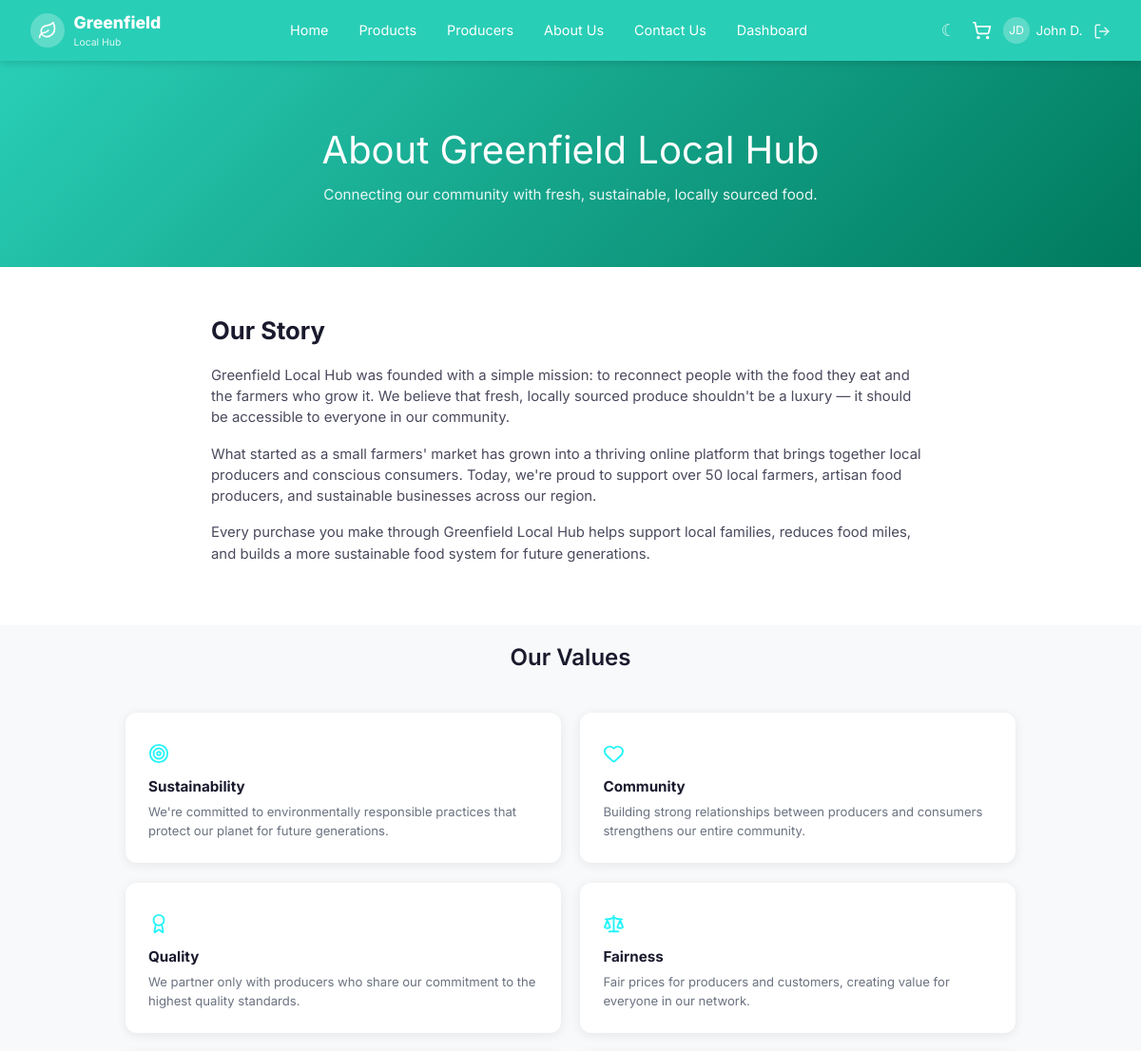
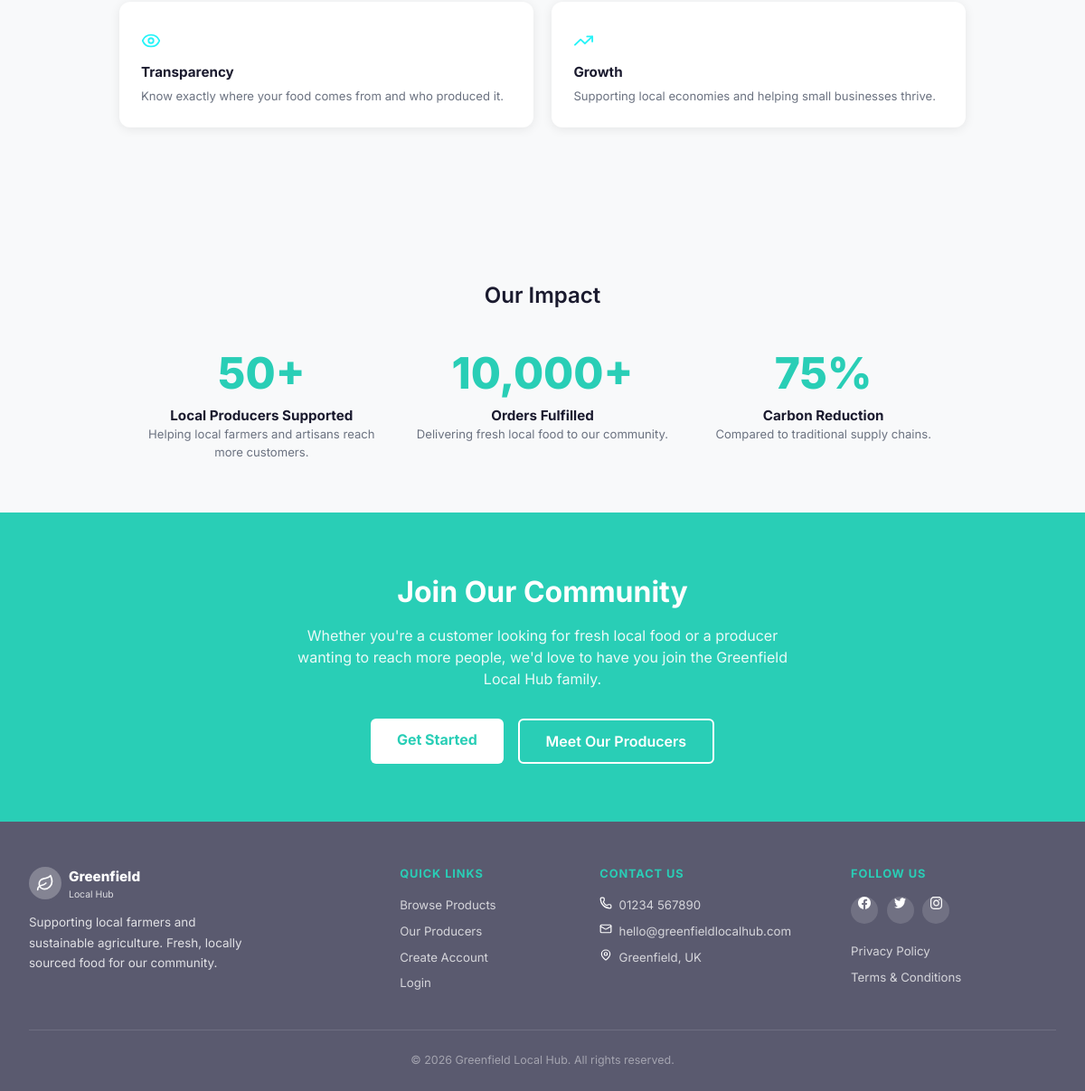
Page /about (signed in) on the committed database (2 pictures, top to bottom).
### model.py (models this page shows, shortened)
class User(db.Model):
    __tablename__ = 'users'
    id = db.Column(db.Integer, primary_key=True)
    first_name = db.Column(db.String(100), nullable=False)
    last_name = db.Column(db.String(100), nullable=False)
    email = db.Column(db.String(200), unique=True, nullable=False)
    password_hash = db.Column(db.String(256), nullable=False)
    role = db.Column(db.String(20), default='customer')  # customer, producer, admin
    phone_number = db.Column(db.String(30))
    address = db.Column(db.Text)
    accessibility_preferences = db.Column(db.Text)
    is_active = db.Column(db.Boolean, default=True)
    security_question = db.Column(db.String(300))
    security_answer = db.Column(db.String(200))
    loyalty_points = db.Column(db.Integer, default=0)
    created_at = db.Column(db.DateTime, default=datetime.utcnow)
    cart_items = db.relationship('CartItem', backref='user', lazy=True,
                                 foreign_keys='CartItem.user_id')
    orders = db.relationship('Order', backref='user', lazy=True)
    @property
    def initials(self):
        return f"{self.first_name[0]}{self.last_name[0]}".upper()

### app.py (the view)
@app.route('/about')
def about():
    return render_template('about.html')

### app.py (called while the page is built)
def get_current_user():
    if 'user_id' in session:
        return db.session.get(User, session['user_id'])
    return None

def get_cart_count():
    user = get_current_user()
    if user:
        return CartItem.query.filter_by(user_id=user.id).count()
    sid = session.get('guest_sid')
    if sid:
        return CartItem.query.filter_by(session_id=sid).count()
    return 0

@app.context_processor
def inject_globals():
    return {
        'current_user': get_current_user(),
        'cart_count': get_cart_count(),
    }

### templates/about.html (shortened to what this page needs)
{% extends 'base.html' %}
{% block content %}
<section class="about-hero">
    <h1>About Greenfield Local Hub</h1>
    <p>Connecting our community with fresh, sustainable, locally sourced food.</p>
</section>
<section class="story-section">
    <h2>Our Story</h2>
    <p>Greenfield Local Hub was founded with a simple mission: to reconnect people with the food they eat and the farmers who grow it. We believe that fresh, locally sourced produce shouldn't be a luxury — it should be accessible to everyone in our community.</p>
    <p>What started as a small farmers' market has grown into a thriving online platform that brings together local producers and conscious consumers. Today, we're proud to support over 50 local farmers, artisan food producers, and sustainable businesses across our region.</p>
    <p>Every purchase you make through Greenfield Local Hub helps support local families, reduces food miles, and builds a more sustainable food system for future generations.</p>
</section>
<section class="section section-dark" style="padding-top:1rem;">
    <h2 class="sec-title">Our Values</h2>
    <div class="values-grid">
        <div class="val-card">
            <div class="val-icon"><img src="{{ url_for('static', filename='images/icons/target.svg') }}" alt="target" class="icon-svg"></div>
            <h3>Sustainability</h3>
            <p>We're committed to environmentally responsible practices that protect our planet for future generations.</p>
        </div>
        <div class="val-card">
            <div class="val-icon"><img src="{{ url_for('static', filename='images/icons/heart.svg') }}" alt="heart" class="icon-svg"></div>
            <h3>Community</h3>
            <p>Building strong relationships between producers and consumers strengthens our entire community.</p>
        </div>
        <div class="val-card">
            <div class="val-icon"><img src="{{ url_for('static', filename='images/icons/award.svg') }}" alt="award" class="icon-svg"></div>
            <h3>Quality</h3>
            <p>We partner only with producers who share our commitment to the highest quality standards.</p>
        </div>
        <div class="val-card">
            <div class="val-icon"><img src="{{ url_for('static', filename='images/icons/scale.svg') }}" alt="scale" class="icon-svg"></div>
            <h3>Fairness</h3>
            <p>Fair prices for producers and customers, creating value for everyone in our network.</p>
        </div>
        <div class="val-card">
            <div class="val-icon"><img src="{{ url_for('static', filename='images/icons/eye.svg') }}" alt="eye" class="icon-svg"></div>
            <h3>Transparency</h3>
            <p>Know exactly where your food comes from and who produced it.</p>
        </div>
        <div class="val-card">
            <div class="val-icon"><img src="{{ url_for('static', filename='images/icons/trending-up.svg') }}" alt="trending" class="icon-svg"></div>
            <h3>Growth</h3>
            <p>Supporting local economies and helping small businesses thrive.</p>
        </div>
    </div>
</section>
<section class="impact-strip">
    <h2 class="sec-title">Our Impact</h2>
    <div class="impact-grid">
        <div>
            <div class="impact-num">50+</div>
            <div class="impact-title">Local Producers Supported</div>
            <div class="impact-desc">Helping local farmers and artisans reach more customers.</div>
        </div>
        <div>
            <div class="impact-num">10,000+</div>
            <div class="impact-title">Orders Fulfilled</div>
            <div class="impact-desc">Delivering fresh local food to our community.</div>
        </div>
        <div>
            <div class="impact-num">75%</div>
            <div class="impact-title">Carbon Reduction</div>
            <div class="impact-desc">Compared to traditional supply chains.</div>
        </div>
    </div>
</section>
<section class="join-band">
    <h2>Join Our Community</h2>
    <p>Whether you're a customer looking for fresh local food or a producer wanting to reach more people, we'd love to have you join the Greenfield Local Hub family.</p>
    <div class="join-btns">
        <a href="{{ url_for('register') }}" class="btn-white">Get Started</a>
        <a href="{{ url_for('producers') }}" class="btn-white-out">Meet Our Producers</a>
    </div>
</section>
{% endblock %}

### templates/base.html (shortened to what this page needs)
<!DOCTYPE html>
<html lang="en">
<head>
    <link rel="stylesheet" href="{{ url_for('static', filename='css/style.css') }}">
</head>
<body>
<nav class="navbar">
    <a href="{{ url_for('index') }}" class="nav-logo">
        <div class="logo-icon"><img src="{{ url_for('static', filename='images/icons/leaf.svg') }}" alt="leaf" class="icon-svg"></div>
        <div>
            <span class="logo-text-main">Greenfield</span>
            <span class="logo-text-sub">Local Hub</span>
        </div>
    </a>
    <div class="nav-links" id="nav-links">
        <a href="{{ url_for('index') }}">Home</a>
        <a href="{{ url_for('products') }}">Products</a>
        <a href="{{ url_for('producers') }}">Producers</a>
        <a href="{{ url_for('about') }}">About Us</a>
        <a href="{{ url_for('contact') }}">Contact Us</a>
        {% if current_user %}
        <a href="{{ url_for('dashboard_' ~ current_user.role) }}">Dashboard</a>
        {% endif %}
    </div>
    <div class="nav-right">
        <button id="theme-toggle" class="theme-btn" title="Toggle dark mode"><img src="{{ url_for('static', filename='images/icons/moon.svg') }}" alt="Toggle" class="icon-svg"></button>
        <a href="{{ url_for('cart') }}" class="nav-cart">
            <img src="{{ url_for('static', filename='images/icons/shopping-cart.svg') }}" alt="cart" class="icon-svg">
        </a>
        {% if current_user %}
        <div class="nav-user-info">
            <div class="nav-user-icon">{{ current_user.initials }}</div>
            <span>{{ current_user.first_name }} {{ current_user.last_name[0] }}.</span>
        </div>
        <a href="{{ url_for('logout') }}" class="nav-logout" title="Logout"><img src="{{ url_for('static', filename='images/icons/log-out.svg') }}" alt="log-out" class="icon-svg"></a>
        {% else %}
        <a href="{{ url_for('login') }}" class="btn-nav-login">Login</a>
        <a href="{{ url_for('register') }}" class="btn-nav-register">Register</a>
        {% endif %}
    </div>
</nav>
{% block content %}{% endblock %}
<footer class="footer">
    <div class="footer-inner">
        <div class="footer-brand">
            <div class="brand-logo">
                <div class="logo-icon"><img src="{{ url_for('static', filename='images/icons/leaf.svg') }}" alt="leaf" class="icon-svg"></div>
                <div>
                    <span style="font-size:.95rem; font-weight:800;">Greenfield</span>
                    <span style="font-size:.65rem; font-weight:400; opacity:.8; display:block;">Local Hub</span>
                </div>
            </div>
            <p>Supporting local farmers and sustainable agriculture. Fresh, locally sourced food for our community.</p>
        </div>
        <div class="footer-col">
            <h4>Quick Links</h4>
            <a href="{{ url_for('products') }}">Browse Products</a>
            <a href="{{ url_for('producers') }}">Our Producers</a>
            <a href="{{ url_for('register') }}">Create Account</a>
            <a href="{{ url_for('login') }}">Login</a>
        </div>
        <div class="footer-col">
            <h4>Contact Us</h4>
            <span><img src="{{ url_for('static', filename='images/icons/phone.svg') }}" alt="phone" class="icon-svg"> 01234 567890</span>
            <span><img src="{{ url_for('static', filename='images/icons/mail.svg') }}" alt="mail" class="icon-svg"> hello@greenfieldlocalhub.com</span>
            <span><img src="{{ url_for('static', filename='images/icons/map-pin.svg') }}" alt="location" class="icon-svg"> Greenfield, UK</span>
        </div>
        <div class="footer-col">
            <h4>Follow Us</h4>
            <div class="footer-social">
                <a href="https://en-gb.facebook.com/" class="soc-icon"><img src="{{ url_for('static', filename='images/icons/facebook.svg') }}" alt="facebook" class="icon-svg"></a>
                <a href="https://x.com/?lang=en-gb" class="soc-icon"><img src="{{ url_for('static', filename='images/icons/twitter.svg') }}" alt="twitter" class="icon-svg"></a>
                <a href="https://www.instagram.com/" class="soc-icon"><img src="{{ url_for('static', filename='images/icons/instagram.svg') }}" alt="instagram" class="icon-svg"></a>
            </div>
            <a href="{{ url_for('privacy') }}">Privacy Policy</a>
            <a href="{{ url_for('terms') }}">Terms & Conditions</a>
        </div>
    </div>
    <div class="footer-bottom">
        &copy; 2026 Greenfield Local Hub. All rights reserved.
    </div>
</footer>
</body>
</html>

### rows in the picture
User: initials "JD", first_name "John", last_name "D"
